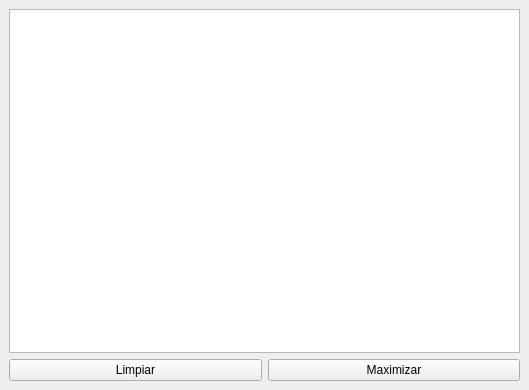
<?xml version="1.0" encoding="UTF-8"?>
<ui version="4.0">
 <class>MainWindow</class>
 <widget class="QMainWindow" name="MainWindow">
  <property name="geometry">
   <rect>
    <x>0</x>
    <y>0</y>
    <width>529</width>
    <height>390</height>
   </rect>
  </property>
  <property name="sizePolicy">
   <sizepolicy hsizetype="Preferred" vsizetype="Preferred">
    <horstretch>0</horstretch>
    <verstretch>0</verstretch>
   </sizepolicy>
  </property>
  <property name="windowTitle">
   <string>Caso práctico</string>
  </property>
  <property name="windowIcon">
   <iconset resource="icono.qrc">
    <normaloff>:/icono/bag.gif</normaloff>:/icono/bag.gif</iconset>
  </property>
  <property name="iconSize">
   <size>
    <width>120</width>
    <height>120</height>
   </size>
  </property>
  <widget class="QWidget" name="centralwidget">
   <layout class="QVBoxLayout" name="verticalLayout_2">
    <item>
     <widget class="QTextEdit" name="textEdit"/>
    </item>
    <item>
     <layout class="QHBoxLayout" name="horizontalLayout">
      <item>
       <widget class="QPushButton" name="limpiar_boton">
        <property name="text">
         <string>Limpiar</string>
        </property>
        <property name="icon">
         <iconset theme="QIcon::ThemeIcon::EditDelete"/>
        </property>
       </widget>
      </item>
      <item>
       <widget class="QPushButton" name="maximizar_boton">
        <property name="text">
         <string>Maximizar</string>
        </property>
        <property name="icon">
         <iconset theme="QIcon::ThemeIcon::ViewFullscreen"/>
        </property>
       </widget>
      </item>
     </layout>
    </item>
   </layout>
  </widget>
 </widget>
 <resources>
  <include location="icono.qrc"/>
 </resources>
 <connections>
  <connection>
   <sender>limpiar_boton</sender>
   <signal>clicked()</signal>
   <receiver>textEdit</receiver>
   <slot>clear()</slot>
   <hints>
    <hint type="sourcelabel">
     <x>119</x>
     <y>364</y>
    </hint>
    <hint type="destinationlabel">
     <x>139</x>
     <y>266</y>
    </hint>
   </hints>
  </connection>
  <connection>
   <sender>maximizar_boton</sender>
   <signal>clicked()</signal>
   <receiver>MainWindow</receiver>
   <slot>showMaximized()</slot>
   <hints>
    <hint type="sourcelabel">
     <x>411</x>
     <y>370</y>
    </hint>
    <hint type="destinationlabel">
     <x>522</x>
     <y>368</y>
    </hint>
   </hints>
  </connection>
 </connections>
 <slots>
  <slot>mostrar_mensaje()</slot>
 </slots>
</ui>
